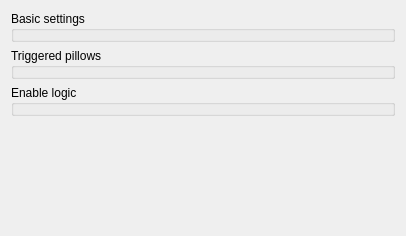
<?xml version="1.0" encoding="UTF-8"?>
<ui version="4.0">
 <class>ILineEdit</class>
 <widget class="QWidget" name="ILineEdit">
  <property name="geometry">
   <rect>
    <x>0</x>
    <y>0</y>
    <width>406</width>
    <height>236</height>
   </rect>
  </property>
  <property name="windowTitle">
   <string>LineEdit preferences</string>
  </property>
  <layout class="QVBoxLayout" name="verticalLayout">
   <item>
    <widget class="GroupBox" name="groupBox">
     <property name="title">
      <string>Basic settings</string>
     </property>
     <property name="template" stdset="0">
      <string>inspector-groupbox-roomandpath</string>
     </property>
    </widget>
   </item>
   <item>
    <widget class="GroupBox" name="groupBox_3">
     <property name="title">
      <string>Triggered pillows</string>
     </property>
     <property name="template" stdset="0">
      <string>inspector-groupbox-triggeredpillows</string>
     </property>
    </widget>
   </item>
   <item>
    <widget class="GroupBox" name="groupBox_2">
     <property name="title">
      <string>Enable logic</string>
     </property>
     <property name="template" stdset="0">
      <string>inspector-groupbox-enablelogic</string>
     </property>
    </widget>
   </item>
   <item>
    <spacer name="verticalSpacer">
     <property name="orientation">
      <enum>Qt::Vertical</enum>
     </property>
     <property name="sizeHint" stdset="0">
      <size>
       <width>20</width>
       <height>40</height>
      </size>
     </property>
    </spacer>
   </item>
  </layout>
 </widget>
 <customwidgets>
  <customwidget>
   <class>GroupBox</class>
   <extends>QGroupBox</extends>
   <header>wallaby.frontends.qt.widgets.containers.groupBox</header>
  </customwidget>
 </customwidgets>
 <resources/>
 <connections/>
</ui>
